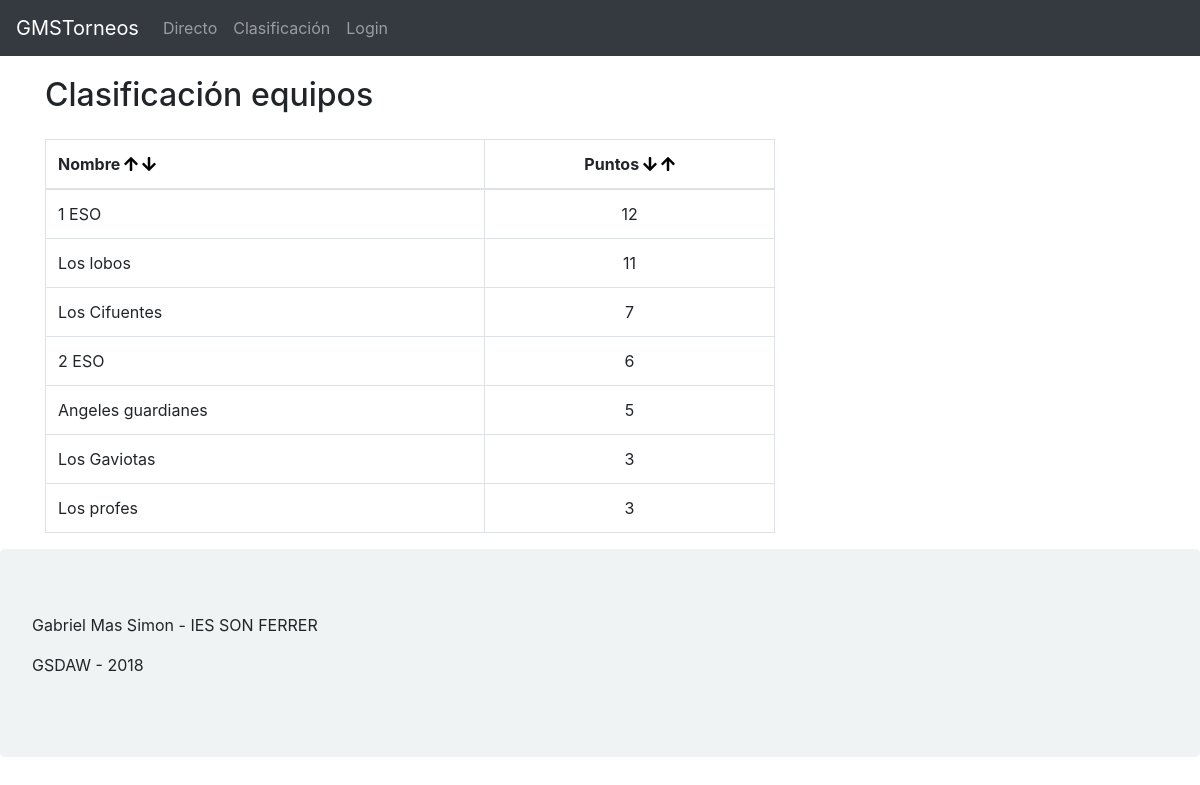
/index.php?controller=equipos&action=ordPuntosDesc, run on the app's committed database.
### tables this page shows
CREATE TABLE `equipos` (
  `id_equipo` int(10) NOT NULL,
  `nombre` varchar(20) NOT NULL,
  `puntos` int(10) DEFAULT '0',
  `id_partido` int(10) DEFAULT NULL
);

### controllers/equipos_controller.php (called while the page is built, shortened)
<?php
require_once("models/equipos_model.php");
class equipos_controller {
 function ordPuntosDesc() {
    $equipo=new equipos_model();
    $datos=$equipo->ordPuntosDesc();
    require_once("views/equipos_view.phtml");
  }
}
?>

### db/db.php (called while the page is built)
<?php
class Conectar{
    public static function conexion(){
        $conexion=new mysqli("localhost", "user", "user", "torneosgms");
        $conexion->query("SET NAMES 'utf8'");
        return $conexion;
    }
}
?>

### models/equipos_model.php (called while the page is built, shortened)
<?php
class equipos_model{
private $db;
private $equipos;
public function __construct(){
    $this->db=Conectar::conexion();
    $this->equipos=array();
}
 public function ordPuntosDesc(){
    $consulta=$this->db->query("SELECT * FROM equipos ORDER BY puntos DESC;");
    while($filas=$consulta->fetch_assoc()){
        $this->equipos[]=$filas;
    }
    return $this->equipos;
}
}
?>

### views/equipos_view.phtml (the view, shortened to what this page needs)
<!DOCTYPE html>
<html lang="es">
<head>
</head>
<body>
  <?php include 'menu_view.phtml';?>
  <div class="container">
    <h2>Clasificación equipos</h2>
    <div class="row">
      <div class="col-md-8 col-12 table-responsive">
        <table class="table table-bordered">
          <thead>
            <tr>
              <th>Nombre
                <a href="index.php?controller=equipos&action=ordNombreAsc">
                  <i class="fas fa-arrow-up"></i>
                </a>
                <a href="index.php?controller=equipos&action=ordNombreDesc">
                  <i class="fas fa-arrow-down"></i>
                </a>
              </th>
              <th class="textoCentrado">Puntos
                <a href="index.php?controller=equipos&action=ordPuntosDesc">
                  <i class="fas fa-arrow-down"></i>
                </a>
                <a href="index.php?controller=equipos&action=ordPuntosAsc">
                  <i class="fas fa-arrow-up"></i>
                </a>
              </th>
            </tr>
          </thead>
          <tbody>
            <?php
                foreach ($datos as $dato) {
                  if (isset ($_SESSION['usuario'])) {
                    echo "
                    <tr>
                      <td>{$dato['nombre']}
                      </td>
                      <td class='textoCentrado'>
                      {$dato['puntos']}
                      </td>
                      <td class='textoCentrado'>
                      <a href=edicion.php?id={$dato['id_equipo']}><i class='fas fa-edit'></i></a>
                    </td>
                    <td class='textoCentrado'>
                      <a href=index.php?controller=equipos&action=delete&id={$dato['id_equipo']}><i class='fas fa-trash-alt'></i></a>
                    </td>
                  </tr>";
                  } else{
                    echo"
                    <tr>
                      <td>{$dato['nombre']}
                      </td>
                      <td class='textoCentrado'>
                      {$dato['puntos']}
                      </td>
                    </tr>
                    ";
                  }
                    }
            ?>
          </tbody>
        </table>
      </div>
      <div class="col-12 col-md-4">
      </div>
    </div>
  </div>
  <footer>
    <?php include 'footer_view.html';?> </footer>
</body>
</html>

### estilos.css (style rules this page uses)
a { text-decoration: none; color: black; }
table .textoCentrado { text-align: center; }
.textoCentrado { text-align: center; }
h2 { margin-top: 20px; margin-bottom: 25px; }
.jumbotron { background-color: #eff3f4 !important; }

### data on the page
equipos: nombre "1 ESO", puntos "12"
equipos: nombre "Los lobos", puntos "11"
equipos: nombre "Los Cifuentes", puntos "7"
equipos: nombre "2 ESO", puntos "6"
equipos: nombre "Angeles guardianes", puntos "5"
equipos: nombre "Los Gaviotas", puntos "3"
equipos: nombre "Los profes", puntos "3"
